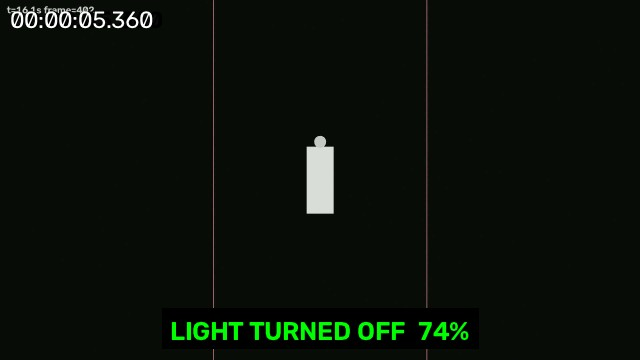
#> input picture backend/test_thumb.jpg, 640 x 360 px; its folder holds only this picture in this run
$ python -i quality_analyzer.py   (imports and definitions only)   (older library calls are emulated)
#> lines starting #> are read from the running program, lines starting #| are printed output that depends on the picture
#> further down, picture is the input picture: shape (360, 640, 3); mean B, G, R 9.2, 17.1, 10.3
"""
Video Frame Quality Analyzer — TCE Accuracy Overhaul v1.0.1.

Classifies each video frame into one of four quality classes:
  NORMAL           — adequate illumination, proceed with standard detection
  LOW_LIGHT        — dim but usable; apply CLAHE preprocessing
  VERY_LOW_LIGHT   — very dark; apply CLAHE + gamma correction
  UNUSABLE         — too dark or too blurry for reliable detection; skip or flag

Computed per-frame metrics:
  mean_luminance    — mean pixel brightness (0–255)
  luminance_std     — std dev of pixel luminance (contrast proxy)
  blur_score        — Laplacian variance (high = sharp, low = blurry)
  dark_pixel_ratio  — fraction of pixels with luminance < 30
  histogram_spread  — p95 − p5 of luminance histogram (dynamic range)

Design principles:
  - Thresholds are configurable (not magic numbers buried in conditionals).
  - Enhanced frames record their preprocessing_mode so detection results are
    attributable to the right preprocessing step.
  - UNUSABLE frames are flagged for skip_detection rather than forcing YOLO
    to run on garbage input (which generates high-confidence false positives).
  - Does NOT chain all enhancements blindly — each step is conditional.

Why this matters (Scenarios B, C from the overhaul spec):
  YOLO's default confidence calibration assumes well-lit, high-contrast frames.
  On dark frames, YOLO may miss people entirely OR produce spurious detections
  from noise patterns. Classifying frames first lets us apply targeted
  preprocessing only where needed, and report honest confidence degradation.

Branch: experiment/v1.0.1-accuracy-overhaul
"""

from __future__ import annotations

import logging
from dataclasses import dataclass, field
from enum import Enum
from typing import Optional

import numpy as np

logger = logging.getLogger(__name__)


# ---------------------------------------------------------------------------
# Quality Classification
# ---------------------------------------------------------------------------

class QualityClass(str, Enum):
    """Frame quality classification."""
    NORMAL          = "normal"
    LOW_LIGHT       = "low_light"
    VERY_LOW_LIGHT  = "very_low_light"
    UNUSABLE        = "unusable"


@dataclass
class QualityThresholds:
    """
    Configurable thresholds for quality classification.

    All values are defaults tuned empirically for indoor CCTV footage.
    Override by passing a custom instance to analyze_frame() / analyze_video_quality().
    """
    # UNUSABLE: either too blurry OR too dark to trust any detection
    unusable_blur_score: float      = 15.0   # Laplacian variance below this = blurry
    unusable_luminance: float       = 5.0    # Mean luminance below this = nearly black

    # VERY_LOW_LIGHT: very dark — applies CLAHE + gamma
    very_low_light_luminance: float = 30.0   # Mean luminance
    very_low_light_dark_ratio: float = 0.60  # Fraction of pixels below 30 luma

    # LOW_LIGHT: dim but usable — applies CLAHE only
    low_light_luminance: float      = 60.0
    low_light_dark_ratio: float     = 0.30


DEFAULT_THRESHOLDS = QualityThresholds()


@dataclass
class FrameQuality:
    """
    Quality analysis result for a single video frame.

    Fields:
        frame_number:     Frame index in the original video.
        timestamp_ms:     Timestamp in milliseconds.
        mean_luminance:   Mean pixel luminance [0, 255].
        luminance_std:    Standard deviation of luminance (contrast proxy).
        blur_score:       Laplacian variance. Higher = sharper.
        dark_pixel_ratio: Fraction of pixels with luminance < 30.
        histogram_spread: p95 − p5 of luminance values (dynamic range).
        quality_class:    Classification (NORMAL/LOW_LIGHT/VERY_LOW_LIGHT/UNUSABLE).
        recommended_preprocessing: Preprocessing mode string for low_light.py.
    """
    frame_number: int
    timestamp_ms: float
    mean_luminance: float
    luminance_std: float
    blur_score: float
    dark_pixel_ratio: float
    histogram_spread: float
    quality_class: QualityClass
    recommended_preprocessing: str   # 'off' | 'clahe' | 'clahe_gamma'

    # [4 lines left out: function skip_detection_recommended, not called in this run]


@dataclass
class VideoQualityReport:
    """
    Aggregate quality report for an entire video (or video segment).

    Generated by analyze_video_quality() after processing all frames.
    Stored in context.metadata["video_quality_report"] by S04.
    """
    total_frames: int
    dominant_quality_class: QualityClass
    mean_luminance: float
    mean_blur_score: float
    low_light_ratio: float        # Fraction of frames classified LOW_LIGHT
    very_low_light_ratio: float   # Fraction of frames classified VERY_LOW_LIGHT
    unusable_ratio: float         # Fraction of frames classified UNUSABLE
    recommended_preprocessing: str  # Suggested global preprocessing mode
    per_frame: list[FrameQuality] = field(default_factory=list)

    # [12 lines left out: function summary_dict, not called in this run]


# ---------------------------------------------------------------------------
# Per-frame analysis
# ---------------------------------------------------------------------------

def analyze_frame(
    frame_bgr: np.ndarray,
    frame_number: int = 0,
    timestamp_ms: float = 0.0,
    thresholds: QualityThresholds = DEFAULT_THRESHOLDS,
) -> FrameQuality:
    """
    Analyze a single BGR frame (numpy array) and return its FrameQuality.

    Args:
        frame_bgr:     OpenCV BGR frame as uint8 numpy array (H, W, 3).
        frame_number:  Frame index for logging.
        timestamp_ms:  Timestamp for this frame.
        thresholds:    Classification thresholds (use DEFAULT_THRESHOLDS or override).

    Returns:
        FrameQuality with all metrics computed and quality_class assigned.
    """
#> called with frame_number = 0, timestamp_ms = 0
    if frame_bgr is None or frame_bgr.size == 0:
        return FrameQuality(
            frame_number=frame_number,
            timestamp_ms=timestamp_ms,
            mean_luminance=0.0,
            luminance_std=0.0,
            blur_score=0.0,
            dark_pixel_ratio=1.0,
            histogram_spread=0.0,
            quality_class=QualityClass.UNUSABLE,
            recommended_preprocessing="off",
        )

    # Convert to grayscale (ITU-R 601 weights via OpenCV default)
    try:
        import cv2
        gray = cv2.cvtColor(frame_bgr, cv2.COLOR_BGR2GRAY).astype(np.float32)
    except Exception:
        # Fallback: manual luma conversion
        b = frame_bgr[:, :, 0].astype(np.float32)
        g = frame_bgr[:, :, 1].astype(np.float32)
        r = frame_bgr[:, :, 2].astype(np.float32)
        gray = 0.114 * b + 0.587 * g + 0.299 * r

    # 1. Mean luminance and std (contrast proxy)
    mean_lum = float(gray.mean())
#> mean_lum = 14.32
    lum_std  = float(gray.std())
#> lum_std = 27.84

    # 2. Blur score — Laplacian variance
    #    High = lots of edges = sharp; Low = smooth = blurry or featureless
    try:
        import cv2
        lap = cv2.Laplacian(gray.astype(np.uint8), cv2.CV_64F)
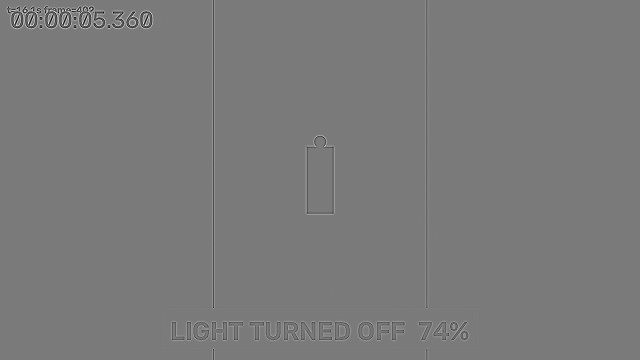
#> lap: shape (360, 640) float64; min -537, max 578, mean 0; drawn with min black and max white
        blur_score = float(lap.var())
#> blur_score = 714.9
    except Exception:
        # Manual 3×3 Laplacian kernel
        kernel = np.array([[0, 1, 0], [1, -4, 1], [0, 1, 0]], dtype=np.float32)
        from scipy.signal import convolve2d
        lap = convolve2d(gray, kernel, mode="same")
        blur_score = float(np.var(lap))

    # 3. Dark pixel ratio — fraction with luminance < 30
    dark_pixel_ratio = float((gray < 30).sum()) / float(gray.size)
#> dark_pixel_ratio = 0.967

    # 4. Histogram spread — p95 minus p5 (dynamic range indicator)
    p5  = float(np.percentile(gray, 5))
#> p5 = 9
    p95 = float(np.percentile(gray, 95))
#> p95 = 11
    histogram_spread = p95 - p5
#> histogram_spread = 2

    # 5. Classify
    quality_class, preprocessing = _classify(
        mean_lum, blur_score, dark_pixel_ratio, thresholds
    )
#> quality_class = <QualityClass.VERY_LOW_LIGHT: 'very_low_light'>; preprocessing = 'clahe_gamma'

    return FrameQuality(
        frame_number=frame_number,
        timestamp_ms=timestamp_ms,
        mean_luminance=round(mean_lum, 2),
        luminance_std=round(lum_std, 2),
        blur_score=round(blur_score, 2),
        dark_pixel_ratio=round(dark_pixel_ratio, 4),
        histogram_spread=round(histogram_spread, 2),
        quality_class=quality_class,
        recommended_preprocessing=preprocessing,
    )


# [21 lines left out: function analyze_frame_from_path, not called in this run]


def _classify(
    mean_lum: float,
    blur_score: float,
    dark_pixel_ratio: float,
    t: QualityThresholds,
) -> tuple[QualityClass, str]:
    """
    Return (QualityClass, preprocessing_mode) given computed metrics.

    Priority: UNUSABLE checked first (worst case), then VERY_LOW_LIGHT, then LOW_LIGHT.
    """
    # UNUSABLE: below minimum usable quality
    if blur_score < t.unusable_blur_score or mean_lum < t.unusable_luminance:
        return QualityClass.UNUSABLE, "off"

    # VERY_LOW_LIGHT: very dark scene
    if mean_lum < t.very_low_light_luminance and dark_pixel_ratio >= t.very_low_light_dark_ratio:
        return QualityClass.VERY_LOW_LIGHT, "clahe_gamma"

    # LOW_LIGHT: dim but usable
    if mean_lum < t.low_light_luminance and dark_pixel_ratio >= t.low_light_dark_ratio:
        return QualityClass.LOW_LIGHT, "clahe"

    return QualityClass.NORMAL, "off"


# ---------------------------------------------------------------------------
# Video-level analysis
# ---------------------------------------------------------------------------

# [104 lines left out: function analyze_video_quality, not called in this run]

>>> import cv2
>>> picture = cv2.imread('../../test_thumb.jpg')
>>> result = analyze_frame(picture)
